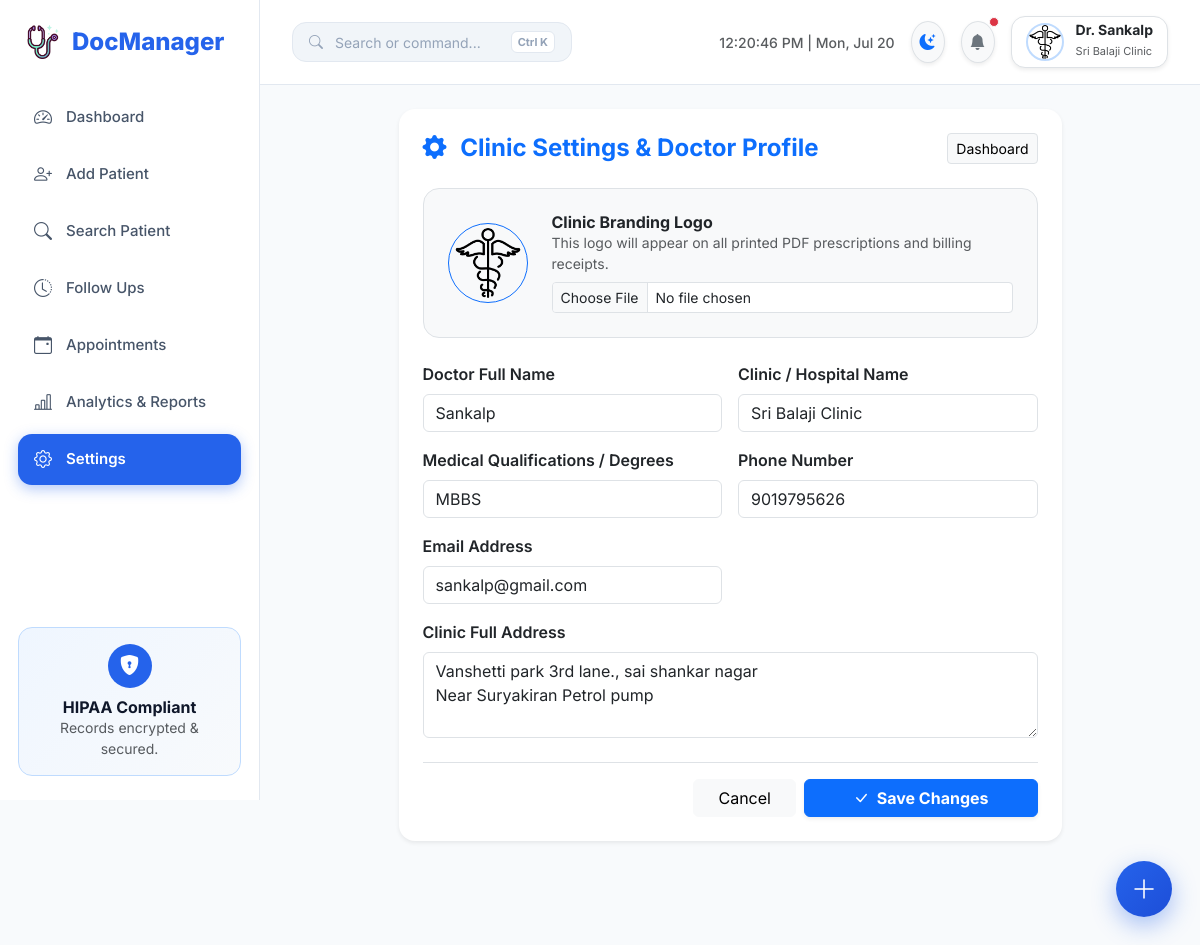
Screenshot of /settings (signed in) with the database file from the repository.
### models.py (models this page shows)
class Doctor(UserMixin, db.Model):
    __tablename__ = "doctors"
    id = db.Column(db.Integer, primary_key=True)
    name = db.Column(db.String(100), nullable=False)
    clinic_name = db.Column(db.String(150), nullable=False)
    email = db.Column(db.String(120), unique=True, nullable=False, index=True)
    phone = db.Column(db.String(15), unique=True, nullable=False, index=True)
    password_hash = db.Column(db.String(255), nullable=False)
    clinic_address = db.Column(db.Text)
    qualification = db.Column(db.String(100))
    logo = db.Column(db.String(255))
    created_at = db.Column(db.DateTime, default=utc_now)
    patients = db.relationship("Patient", backref="doctor", lazy=True, cascade="all, delete-orphan")
    appointments = db.relationship("Appointment", backref="doctor", lazy=True, cascade="all, delete-orphan")

### app/blueprints/settings.py (the view, shortened to what this page needs)
@settings_bp.route("/settings", methods=["GET", "POST"])
@login_required
def settings():
    return render_template("settings.html", page_title="Settings & Profile")

### templates/settings.html
{% extends "base.html" %}
{% block content %}
<div class="row justify-content-center">
  <div class="col-lg-10 col-xl-9">
    <div class="card border-0 shadow-sm rounded-4">
      <div class="card-header bg-transparent border-0 pt-4 px-4 pb-0 d-flex justify-content-between align-items-center">
        <h4 class="fw-bold m-0 text-primary"><i class="bi bi-gear-fill me-2"></i> Clinic Settings & Doctor Profile</h4>
        <a href="{{ url_for('patients.dashboard') }}" class="btn btn-sm btn-light border">Dashboard</a>
      </div>
      <div class="card-body p-4">
        <form method="POST" action="{{ url_for('settings.settings') }}" enctype="multipart/form-data">
          <div class="d-flex align-items-center gap-4 p-4 bg-light rounded-4 border mb-4">
            {% if current_user.logo %}
              <img src="{{ url_for('static', filename='uploads/' + current_user.logo) }}" class="rounded-circle border border-primary p-1" style="width: 80px; height: 80px; object-fit: cover;" alt="Logo" />
            {% else %}
              <div class="avatar display-6 rounded-circle" style="width: 80px; height: 80px;">{{ current_user.name[0] }}</div>
            {% endif %}
            <div>
              <h6 class="fw-bold m-0">Clinic Branding Logo</h6>
              <small class="text-muted d-block mb-2">This logo will appear on all printed PDF prescriptions and billing receipts.</small>
              <input type="file" name="logo" class="form-control form-control-sm" accept=".png,.jpg,.jpeg,.webp" />
            </div>
          </div>
          <div class="row g-3">
            <div class="col-md-6">
              <label class="form-label fw-semibold">Doctor Full Name</label>
              <input type="text" name="name" class="form-control" value="{{ current_user.name }}" required />
            </div>
            <div class="col-md-6">
              <label class="form-label fw-semibold">Clinic / Hospital Name</label>
              <input type="text" name="clinic_name" class="form-control" value="{{ current_user.clinic_name }}" required />
            </div>
            <div class="col-md-6">
              <label class="form-label fw-semibold">Medical Qualifications / Degrees</label>
              <input type="text" name="qualification" class="form-control" placeholder="e.g. MBBS, MD (General Medicine)" value="{{ current_user.qualification or '' }}" />
            </div>
            <div class="col-md-6">
              <label class="form-label fw-semibold">Phone Number</label>
              <input type="tel" name="phone" class="form-control" value="{{ current_user.phone }}" required />
            </div>
            <div class="col-md-6">
              <label class="form-label fw-semibold">Email Address</label>
              <input type="email" name="email" class="form-control" value="{{ current_user.email }}" required />
            </div>
            <div class="col-12">
              <label class="form-label fw-semibold">Clinic Full Address</label>
              <textarea name="clinic_address" class="form-control" rows="3" placeholder="Suite #, Medical Building, Street, City">{{ current_user.clinic_address or '' }}</textarea>
            </div>
          </div>
          <div class="mt-4 pt-3 border-top d-flex justify-content-end gap-2">
            <a href="{{ url_for('patients.dashboard') }}" class="btn btn-light px-4">Cancel</a>
            <button type="submit" class="btn btn-primary px-5 fw-bold shadow-sm">
              <i class="bi bi-check-lg me-1"></i> Save Changes
            </button>
          </div>
        </form>
      </div>
    </div>
  </div>
</div>
{% endblock %}

### templates/base.html (shortened to what this page needs)
<!doctype html>
<html lang="en" data-theme="light">
  <head>
    <link href="https://cdn.jsdelivr.net/npm/bootstrap@5.3.3/dist/css/bootstrap.min.css" rel="stylesheet">
    <link rel="stylesheet" href="https://cdn.jsdelivr.net/npm/bootstrap-icons@1.11.3/font/bootstrap-icons.min.css">
    <link rel="stylesheet" href="{{ url_for('static', filename='css/style.css') }}" />
  </head>
  <body>
    {% if current_user.is_authenticated %}
    <aside class="sidebar">
      <a href="{{ url_for('patients.dashboard') }}" class="logo text-decoration-none">
        <img src="{{ url_for('static', filename='images/stethoscope.png') }}" width="34" alt="Logo" />
        <span>DocManager</span>
      </a>
      <ul class="sidebar-menu">
        <li>
          <a href="{{ url_for('patients.dashboard') }}" class="{% if request.endpoint == 'patients.dashboard' %}active{% endif %}">
            <i class="bi bi-speedometer2"></i> Dashboard
          </a>
        </li>
        <li>
          <a href="{{ url_for('patients.add_patient') }}" class="{% if request.endpoint == 'patients.add_patient' %}active{% endif %}">
            <i class="bi bi-person-plus"></i> Add Patient
          </a>
        </li>
        <li>
          <a href="{{ url_for('patients.search_patient') }}" class="{% if request.endpoint == 'patients.search_patient' %}active{% endif %}">
            <i class="bi bi-search"></i> Search Patient
          </a>
        </li>
        <li>
          <a href="{{ url_for('patients.follow_ups') }}" class="{% if request.endpoint == 'patients.follow_ups' %}active{% endif %}">
            <i class="bi bi-clock-history"></i> Follow Ups
          </a>
        </li>
        <li>
          <a href="{{ url_for('appointments.appointments') }}" class="{% if 'appointments' in request.endpoint %}active{% endif %}">
            <i class="bi bi-calendar-event"></i> Appointments
          </a>
        </li>
        <li>
          <a href="{{ url_for('analytics.analytics_dashboard') }}" class="{% if 'analytics' in request.endpoint %}active{% endif %}">
            <i class="bi bi-bar-chart-line"></i> Analytics & Reports
          </a>
        </li>
        <li>
          <a href="{{ url_for('settings.settings') }}" class="{% if request.endpoint == 'settings.settings' %}active{% endif %}">
            <i class="bi bi-gear"></i> Settings
          </a>
        </li>
      </ul>
      <div class="sidebar-footer">
        <div class="security-card">
          <div class="security-icon">
            <i class="bi bi-shield-lock-fill"></i>
          </div>
          <h6 class="fw-bold m-0">HIPAA Compliant</h6>
          <p class="small text-muted mb-0">Records encrypted & secured.</p>
        </div>
      </div>
    </aside>
    {% endif %}
    <main class="{% if current_user.is_authenticated %}main-content{% endif %}">
      {% if current_user.is_authenticated %}
      <div class="topbar">
        <div class="d-flex align-items-center gap-3">
          <button class="cmd-trigger-btn trigger-cmd">
            <i class="bi bi-search"></i>
            <span>Search or command...</span>
            <span class="cmd-key">Ctrl K</span>
          </button>
        </div>
        <div class="d-flex align-items-center gap-3">
          <div id="liveClock" class="d-none d-md-block text-muted small fw-medium"></div>
          <button id="themeToggleBtn" class="btn btn-light rounded-circle border shadow-sm p-2" title="Toggle Theme">
            <i id="themeToggleIcon" class="bi bi-moon-stars-fill text-primary"></i>
          </button>
          <div class="dropdown">
            <button class="btn btn-light rounded-circle border shadow-sm p-2 position-relative" data-bs-toggle="dropdown">
              <i class="bi bi-bell-fill text-secondary"></i>
              <span class="position-absolute top-0 start-100 translate-middle p-1 bg-danger border border-light rounded-circle"></span>
            </button>
          </div>
          <div class="dropdown">
            <button class="profile-btn border shadow-sm" data-bs-toggle="dropdown">
              {% if current_user.logo %}
                <img src="{{ url_for('static', filename='uploads/' + current_user.logo) }}" class="doctor-logo" alt="Logo" />
              {% else %}
                <div class="avatar">{{ current_user.name[0] }}</div>
              {% endif %}
              <div class="text-start d-none d-md-block">
                <div class="fw-bold lh-1 text-dark" style="font-size: 14px;">Dr. {{ current_user.name }}</div>
                <small class="text-muted" style="font-size: 11px;">{{ current_user.clinic_name }}</small>
              </div>
            </button>
          </div>
        </div>
      </div>
      {% endif %}
      <div class="container-fluid p-4">
        {% block content %}{% endblock %}
      </div>
    </main>
    {% if current_user.is_authenticated %}
    <div class="fab-container" id="fabContainer">
      <button class="fab-main" id="fabMain" title="Quick Actions"><i class="bi bi-plus-lg"></i></button>
    </div>
    {% endif %}
    <div id="toastContainer" class="position-fixed bottom-0 end-0 p-3" style="z-index: 10000;"></div>
  </body>
</html>

### static/css/style.css (style rules this page uses)
:root { --primary: #2563eb; --primary-hover: #1d4ed8; --primary-light: #eff6ff; --primary-border: #bfdbfe; --success: #10b981; --success-light: #ecfdf5; --warning: #f59e0b; --warning-light: #fffbeb; --danger: #ef4444; --danger-light: #fef2f2; --info: #06b6d4; --info-light: #ecfeff; --bg-body: #f8fafc; --bg-card: #ffffff; --bg-sidebar: #ffffff; --bg-topbar: #ffffff; --bg-input: #f1f5f9; --text-primary: #0f172a; --text-secondary: #475569; --text-muted: #94a3b8; --border-color: #e2e8f0; --shadow-sm: 0 2px 8px rgba(0, 0, 0, 0.04); --shadow-md: 0 8px 24px rgba(0, 0, 0, 0.06); --shadow-lg: 0 16px 36px rgba(0, 0, 0, 0.08); --radius-sm: 8px; --radius-md: 14px; --radius-lg: 20px; --radius-xl: 24px; --radius-full: 9999px; --transition-fast: 0.2s cubic-bezier(0.4, 0, 0.2, 1); --transition-normal: 0.3s cubic-bezier(0.4, 0, 0.2, 1); }
* { margin: 0; padding: 0; box-sizing: border-box; }
body { font-family: 'Inter', system-ui, -apple-system, sans-serif; background-color: var(--bg-body); color: var(--text-primary); transition: background-color var(--transition-fast), color var(--transition-fast); min-height: 100vh; overflow-x: hidden; }
.sidebar { width: 260px; height: 100vh; background: var(--bg-sidebar); position: fixed; left: 0; top: 0; border-right: 1px solid var(--border-color); padding: 24px 18px; display: flex; flex-direction: column; z-index: 1000; transition: left var(--transition-normal); }
.logo { font-size: 24px; font-weight: 800; color: var(--primary); display: flex; align-items: center; gap: 12px; margin-bottom: 32px; padding-left: 8px; }
.sidebar-menu { list-style: none; padding: 0; }
.sidebar-menu li { margin-bottom: 6px; }
.sidebar-menu a { display: flex; align-items: center; gap: 14px; text-decoration: none; padding: 12px 16px; border-radius: var(--radius-md); color: var(--text-secondary); font-weight: 500; font-size: 15px; transition: var(--transition-fast); }
.sidebar-menu a i { font-size: 18px; }
.sidebar-menu a.active { background: var(--primary); color: #ffffff; font-weight: 600; box-shadow: 0 4px 14px rgba(37, 99, 235, 0.35); }
.sidebar-footer { margin-top: auto; }
.security-card { background: linear-gradient(135deg, var(--primary-light), var(--bg-body)); border: 1px solid var(--primary-border); border-radius: var(--radius-md); padding: 16px; text-align: center; }
.security-icon { width: 44px; height: 44px; margin: 0 auto 10px; border-radius: 50%; background: var(--primary); color: white; display: flex; align-items: center; justify-content: center; font-size: 20px; }
.main-content { margin-left: 260px; min-height: 100vh; padding-bottom: 80px; transition: margin-left var(--transition-normal); }
.topbar { background: var(--bg-topbar); padding: 16px 32px; border-bottom: 1px solid var(--border-color); display: flex; justify-content: space-between; align-items: center; position: sticky; top: 0; z-index: 990; backdrop-filter: blur(8px); }
.cmd-trigger-btn { background: var(--bg-input); border: 1px solid var(--border-color); color: var(--text-muted); border-radius: var(--radius-md); padding: 8px 16px; display: flex; align-items: center; gap: 12px; cursor: pointer; font-size: 14px; transition: var(--transition-fast); width: 280px; }
.cmd-key { background: var(--bg-card); border: 1px solid var(--border-color); border-radius: 6px; padding: 2px 6px; font-size: 11px; font-weight: 700; margin-left: auto; }
.profile-btn { display: flex; align-items: center; gap: 12px; background: var(--bg-card); border: 1px solid var(--border-color); border-radius: var(--radius-md); padding: 6px 14px; cursor: pointer; }
.doctor-logo { width: 38px; height: 38px; border-radius: 50%; object-fit: cover; border: 2px solid var(--primary-border); }
.fab-container { position: fixed; bottom: 28px; right: 28px; z-index: 900; }
.fab-main { width: 56px; height: 56px; border-radius: 50%; background: linear-gradient(135deg, var(--primary), #1d4ed8); color: white; display: flex; align-items: center; justify-content: center; font-size: 26px; box-shadow: 0 8px 24px rgba(37, 99, 235, 0.4); cursor: pointer; border: none; transition: var(--transition-normal); }

### rows the page displays
Doctor: logo (picture), name "Sankalp", clinic_name "Sri Balaji Clinic", qualification "MBBS", phone "9019795626", email "sankalp@gmail.com", clinic_address "Vanshetti park 3rd lane., sai shankar nagar Near Suryakiran Petrol pump"
